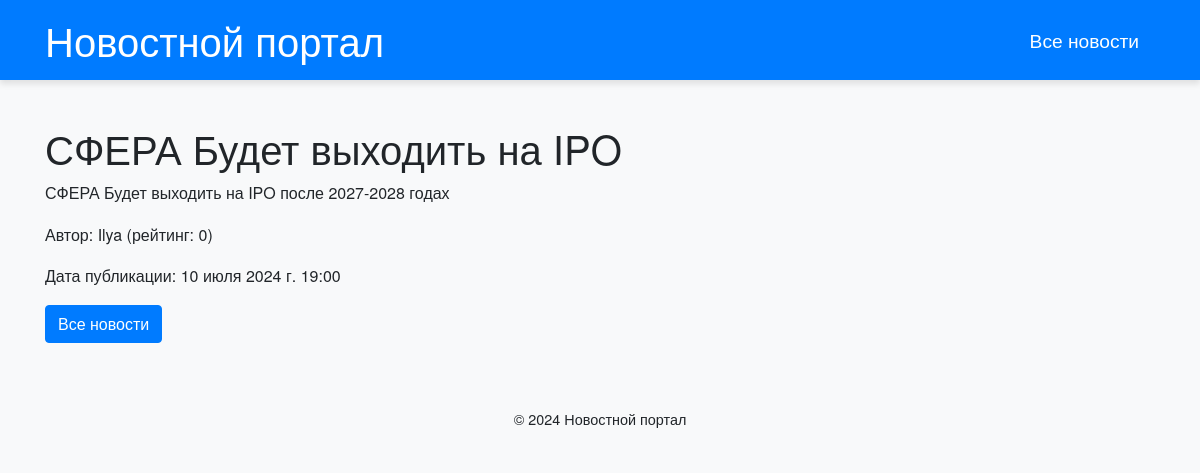
The app's page /18/ with its own data.
### news_site/models.py (models this page shows, shortened)
class Post(models.Model):
    ARTICLE = 'AR'
    NEWS = 'NW'
    POST_TYPE_CHOICES = [
        (ARTICLE, 'Статья'),
        (NEWS, 'Новость'),
    ]
    author = models.ForeignKey(Author, on_delete=models.CASCADE)
    post_type = models.CharField(max_length=2, choices=POST_TYPE_CHOICES, default=ARTICLE)
    created_at = models.DateTimeField(default=timezone.now)
    categories = models.ManyToManyField(Category, through='PostCategory')
    title = models.CharField(max_length=200)
    text = models.TextField()
    rating = models.IntegerField(default=0)
    slug = models.SlugField(unique=True, blank=True)
    class Meta:
        verbose_name = "Публикация"
        verbose_name_plural = "Публикации"

class Author(models.Model):
    user = models.OneToOneField(User, on_delete=models.CASCADE)
    rating = models.IntegerField(default=0)
    class Meta:
        verbose_name = "Автор"
        verbose_name_plural = "Авторы"
    def __str__(self):
        return f'{self.user.username} (рейтинг: {self.rating})'

### news_site/views.py (the view)
# urls.py: path('<int:pk>/', DetailNewsView.as_view(), name='news_detail'),  # Детали новости
class DetailNewsView(DetailView):
    model = Post
    template_name = "news_detail.html"
    context_object_name = "news_detail"

### news_site/templates/news_detail.html (shortened to what this page needs)
{% extends 'default.html' %}
{% load static %}
{% load NewsFilters %}
{% block content %}
    <h1>{{ news_detail.title }}</h1>
    <p>{{ news_detail.text }}</p>
    <p>Автор: {{ news_detail.author }}</p>
    <p>Дата публикации: {{ news_detail.created_at }}</p>
<form action="" method="get">
    <a href="{% url 'news_list' %}"><button type="button" class="btn btn-primary">Все новости</button></a>
</form>
{% endblock %}

### news_site/static/css/custom.css (style rules this page uses)
body { font-family: 'Helvetica Neue', Arial, sans-serif; line-height: 1.6; background-color: #f8f9fa; }
form { margin-bottom: 2rem; }

### records on screen
Post: title "СФЕРА Будет выходить на IPO", text "СФЕРА Будет выходить на IPO после 2027-2028 годах", author "Ilya (рейтинг: 0)", created_at "10 июля 2024 г. 19:00"
